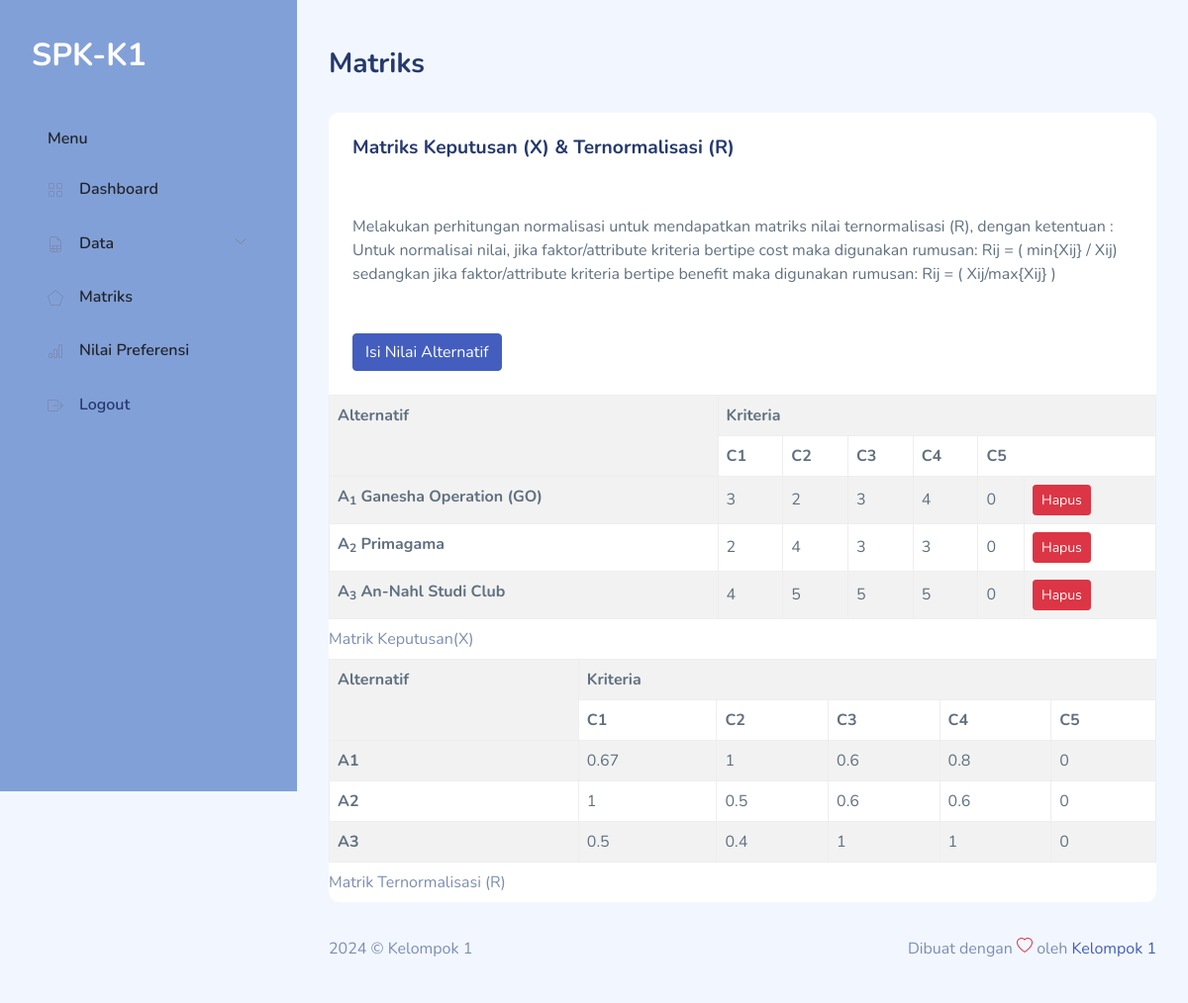
Screenshot of /matrik.php (signed in) with the database file from the repository.
### tables this page shows
CREATE TABLE `saw_evaluations` (
  `id_alternative` smallint UNSIGNED NOT NULL,
  `id_criteria` tinyint UNSIGNED NOT NULL,
  `value` float NOT NULL
);

CREATE TABLE `saw_alternatives` (
  `id_alternative` smallint UNSIGNED NOT NULL,
  `name` varchar(30) NOT NULL
);

### matrik.php (the view, shortened to what this page needs)
<!DOCTYPE html>
<html lang="en">
<?php
require "layout/head.php";
require "include/conn.php";
?>
<body>
    <div id="app">
        <?php require "layout/sidebar.php";?>
        <div id="main">
            <div class="page-heading">
                <h3>Matriks</h3>
            </div>
            <div class="page-content">
                <section class="row">
                    <div class="col-12">
                        <div class="card">
                            <div class="card-header">
                                <h4 class="card-title">Matriks Keputusan (X) &amp; Ternormalisasi (R)</h4>
                            </div>
                            <div class="card-content">
                                <div class="card-body">
                                    <p class="card-text">Melakukan perhitungan normalisasi untuk mendapatkan matriks
                                        nilai ternormalisasi (R), dengan ketentuan :
                                        Untuk normalisai nilai, jika faktor/attribute kriteria bertipe cost maka
                                        digunakan rumusan:
                                        Rij = ( min{Xij} / Xij)
                                        sedangkan jika faktor/attribute kriteria bertipe benefit maka digunakan rumusan:
                                        Rij = ( Xij/max{Xij} )</p>
                                </div>
                                <button type="button" class="btn btn-primary btn-md m-4" data-bs-toggle="modal"
                                    data-bs-target="#inlineForm">
                                    Isi Nilai Alternatif
                                </button>
                                <div class="table-responsive">
                                    <table class="table table-striped table-bordered mb-0">
                                        <caption>
                                            Matrik Keputusan(X)
                                        </caption>
                                        <tr>
                                            <th rowspan='2'>Alternatif</th>
                                            <th colspan='6'>Kriteria</th>
                                        </tr>
                                        <tr>
                                            <th>C1</th>
                                            <th>C2</th>
                                            <th>C3</th>
                                            <th>C4</th>
                                            <th colspan="2">C5</th>
                                        </tr>
                                        <?php
$sql = "SELECT
          a.id_alternative,
          b.name,
          SUM(IF(a.id_criteria=1,a.value,0)) AS C1,
          SUM(IF(a.id_criteria=2,a.value,0)) AS C2,
          SUM(IF(a.id_criteria=3,a.value,0)) AS C3,
          SUM(IF(a.id_criteria=4,a.value,0)) AS C4,
          SUM(IF(a.id_criteria=5,a.value,0)) AS C5
        FROM
          saw_evaluations a
          JOIN saw_alternatives b USING(id_alternative)
        GROUP BY a.id_alternative
        ORDER BY a.id_alternative";
$result = $db->query($sql);
$X = array(1 => array(), 2 => array(), 3 => array(), 4 => array(), 5 => array());
while ($row = $result->fetch_object()) {
    array_push($X[1], round($row->C1, 2));
    array_push($X[2], round($row->C2, 2));
    array_push($X[3], round($row->C3, 2));
    array_push($X[4], round($row->C4, 2));
    array_push($X[5], round($row->C5, 2));
    echo "<tr class='center'>
            <th>A<sub>{$row->id_alternative}</sub> {$row->name}</th>
            <td>" . round($row->C1, 2) . "</td>
            <td>" . round($row->C2, 2) . "</td>
            <td>" . round($row->C3, 2) . "</td>
            <td>" . round($row->C4, 2) . "</td>
            <td>" . round($row->C5, 2) . "</td>
            <td>
            <a href='keputusan-hapus.php?id={$row->id_alternative}' class='btn btn-danger btn-sm'>Hapus</a>
            </td>
          </tr>\n";
}
?>
                                    </table>
                                    <table class="table table-striped table-bordered mb-0">
                                        <caption>
                                            Matrik Ternormalisasi (R)
                                        </caption>
                                        <tr>
                                            <th rowspan='2'>Alternatif</th>
                                            <th colspan='5'>Kriteria</th>
                                        </tr>
                                        <tr>
                                            <th>C1</th>
                                            <th>C2</th>
                                            <th>C3</th>
                                            <th>C4</th>
                                            <th>C5</th>
                                        </tr>
                                        <?php
$sql = "SELECT
          a.id_alternative,
          SUM(
            IF(
              a.id_criteria=1,
              IF(
                b.attribute='benefit',
                a.value/" . max($X[1]) . ",
                " . min($X[1]) . "/a.value)
              ,0)
              ) AS C1,
          SUM(
            IF(
              a.id_criteria=2,
              IF(
                b.attribute='benefit',
                a.value/" . max($X[2]) . ",
                " . min($X[2]) . "/a.value)
               ,0)
             ) AS C2,
          SUM(
            IF(
              a.id_criteria=3,
              IF(
                b.attribute='benefit',
                a.value/" . max($X[3]) . ",
                " . min($X[3]) . "/a.value)
               ,0)
             ) AS C3,
          SUM(
            IF(
              a.id_criteria=4,
              IF(
                b.attribute='benefit',
                a.value/" . max($X[4]) . ",
                " . min($X[4]) . "/a.value)
               ,0)
             ) AS C4,
          SUM(
            IF(
              a.id_criteria=5,
              IF(
                b.attribute='benefit',
                a.value/" . max($X[5]) . ",
                " . min($X[5]) . "/a.value)
               ,0)
             ) AS C5
        FROM
          saw_evaluations a
          JOIN saw_criterias b USING(id_criteria)
        GROUP BY a.id_alternative
        ORDER BY a.id_alternative
       ";
$result = $db->query($sql);
while ($row = $result->fetch_object()) {
    echo "<tr class='center'>
            <th>A{$row->id_alternative}</th>
            <td>" . round($row->C1, 2) . "</td>
            <td>" . round($row->C2, 2) . "</td>
            <td>" . round($row->C3, 2) . "</td>
            <td>" . round($row->C4, 2) . "</td>
            <td>" . round($row->C5, 2) . "</td>
          </tr>\n";
}
?>
                                    </table>
                                </div>
                            </div>
                        </div>
                    </div>
                </section>
            </div>
            <?php require "layout/footer.php";?>
        </div>
    </div>
</body>
</html>

### layout/head.php (shortened to what this page needs)
<head>
    <link rel="stylesheet" href="assets/css/bootstrap.css">
    <link rel="stylesheet" href="assets/vendors/iconly/bold.css">
    <link rel="stylesheet" href="assets/vendors/perfect-scrollbar/perfect-scrollbar.css">
    <link rel="stylesheet" href="assets/vendors/bootstrap-icons/bootstrap-icons.css">
    <link rel="stylesheet" href="assets/css/app.css">
</head>

### layout/sidebar.php (shortened to what this page needs)
<div id="sidebar" class="active">
    <div class="sidebar-wrapper active" style='background-color:#82A0D8'>
        <div class="sidebar-header">
            <div class="d-flex justify-content-between">
                <div class="logo">
                    <a href="./"><span class="text-white">SPK-K1</span></a>
                </div>
            </div>
        </div>
        <div class="sidebar-menu">
            <ul class="menu">
                <li class="sidebar-title text-dark">Menu</li>
                <li class="sidebar-item">
                    <a href="./" class='sidebar-link'>
                        <i class="bi bi-grid"></i>
                        <span class='text-dark'>Dashboard</span>
                    </a>
                </li>
                <li class="sidebar-item  has-sub">
                    <a href="#" class='sidebar-link'>
                        <i class="bi bi-file-earmark-spreadsheet"></i>
                        <span class='text-dark'>Data</span>
                    </a>
                </li>
                <li class="sidebar-item">
                    <a href="matrik.php" class='sidebar-link'>
                        <i class="bi bi-pentagon"></i>
                        <span class='text-dark'>Matriks</span>
                    </a>
                </li>
                <li class="sidebar-item">
                    <a href="preferensi.php" class='sidebar-link'>
                        <i class="bi bi-bar-chart"></i>
                        <span class='text-dark'>Nilai Preferensi</span>
                    </a>
                </li>
                <li class="sidebar-item">
                    <a href="logout.php" class='sidebar-link'>
                        <i class="bi bi-box-arrow-right"></i>
                        <span class='text-dark-50'>Logout</span>
                    </a>
                </li>
            </ul>
        </div>
    </div>
</div>

### layout/footer.php
<footer>
    <div class="footer clearfix mb-0 text-muted">
        <div class="float-start">
            <p>2024 &copy; Kelompok 1</p>
        </div>
        <div class="float-end">
            <p>Dibuat dengan <span class="text-danger"><i class="bi bi-heart"></i></span> oleh <a
                    href="">Kelompok 1</a></p>
        </div>
    </div>
</footer>

### assets/css/app.css (style rules this page uses)
.btn.btn-danger,.btn.btn-info,.btn.btn-primary,.btn.btn-secondary,.btn.btn-success,.btn.btn-warning { color:#fff }
.card { margin-bottom:2.2rem;border:none }
.card .card-header { border:none }
.card .card-header h4 { font-size:1.2rem;font-weight:700 }
.card .card-content { position:relative }
.card .card-title { font-size:1.2rem }
.card .card-body { padding:1.5rem }
#sidebar.active .sidebar-wrapper { left:0 }
.sidebar-wrapper { width:300px;height:100vh;position:fixed;top:0;z-index:10;overflow-y:auto;background-color:#fff;bottom:0;transition:left .5s ease-out }
.sidebar-wrapper .sidebar-header { padding:2rem 2rem 1rem;font-size:2rem;font-weight:700 }
.sidebar-wrapper .menu { margin-top:2rem;padding:0 2rem;font-weight:600 }
.sidebar-wrapper .menu .sidebar-title { padding:0 1rem;margin:1.5rem 0 1rem;font-size:1rem;list-style:none;font-weight:600;color:#25396f }
.sidebar-wrapper .menu .sidebar-link { display:block;padding:.7rem 1rem;font-size:1rem;display:flex;align-items:center;border-radius:.5rem;transition:all .5s;text-decoration:none;color:#25396f }
.sidebar-wrapper .menu .sidebar-link i,.sidebar-wrapper .menu .sidebar-link svg { color:#7c8db5 }
.sidebar-wrapper .menu .sidebar-link span { margin-left:1rem }
.sidebar-wrapper .menu .sidebar-item { list-style:none;margin-top:.5rem;position:relative }
.sidebar-wrapper .menu .sidebar-item.has-sub .sidebar-link:after { position:absolute;color:#ccc;right:15px;top:12px;display:block }
.dataTable-table td,.dataTable-table thead th,.table td,.table thead th { vertical-align:middle }
.bi { width:1rem;height:1rem }
#main { margin-left:300px;padding:2rem }
.page-heading { margin:0 0 2rem }
.page-heading h3 { font-weight:700 }
a { text-decoration:none }

### rows the page displays
saw_evaluations: id_alternative "1", id_alternative.name "Ganesha Operation (GO)", C1 "3", C2 "2", C3 "3", C4 "4", C5 "0", C1 "0.67", C2 "1", C3 "0.6", C4 "0.8"
saw_evaluations: id_alternative "2", id_alternative.name "Primagama", C1 "2", C2 "4", C3 "3", C4 "3", C5 "0", C1 "1", C2 "0.5", C3 "0.6", C4 "0.6"
saw_evaluations: id_alternative "3", id_alternative.name "An-Nahl Studi Club", C1 "4", C2 "5", C3 "5", C4 "5", C5 "0", C1 "0.5", C2 "0.4", C3 "1", C4 "1"
